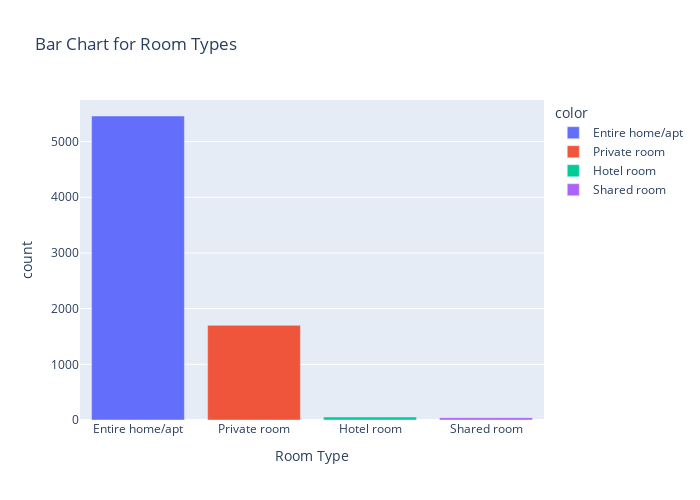

Source (notebook cell):
### Code cell
fig=px.bar(x=counts.index,y=counts.values, color=counts.index,title='Bar Chart for Room Types',
           labels={'x':'Room Type','y':'count'})
fig.update_layout(
    width=700,
    height=500
)
fig.show()

### Figure 1 — Plotly figure (JSON) as saved in the notebook; plotly's stock layout.template omitted (floating-point values rounded to 4 significant figures)
{"data": [{"alignmentgroup": "True", "hovertemplate": "color=Entire home/apt<br>Room Type=%{x}<br>count=%{y}<extra></extra>", "legendgroup": "Entire home/apt", "marker": {"color": "#636efa", "pattern": {"shape": ""}}, "name": "Entire home/apt", "offsetgroup": "Entire home/apt", "orientation": "v", "showlegend": true, "textposition": "auto", "type": "bar", "x": ["Entire home/apt"], "xaxis": "x", "y": [5459], "yaxis": "y"}, {"alignmentgroup": "True", "hovertemplate": "color=Private room<br>Room Type=%{x}<br>count=%{y}<extra></extra>", "legendgroup": "Private room", "marker": {"color": "#EF553B", "pattern": {"shape": ""}}, "name": "Private room", "offsetgroup": "Private room", "orientation": "v", "showlegend": true, "textposition": "auto", "type": "bar", "x": ["Private room"], "xaxis": "x", "y": [1700], "yaxis": "y"}, {"alignmentgroup": "True", "hovertemplate": "color=Hotel room<br>Room Type=%{x}<br>count=%{y}<extra></extra>", "legendgroup": "Hotel room", "marker": {"color": "#00cc96", "pattern": {"shape": ""}}, "name": "Hotel room", "offsetgroup": "Hotel room", "orientation": "v", "showlegend": true, "textposition": "auto", "type": "bar", "x": ["Hotel room"], "xaxis": "x", "y": [54], "yaxis": "y"}, {"alignmentgroup": "True", "hovertemplate": "color=Shared room<br>Room Type=%{x}<br>count=%{y}<extra></extra>", "legendgroup": "Shared room", "marker": {"color": "#ab63fa", "pattern": {"shape": ""}}, "name": "Shared room", "offsetgroup": "Shared room", "orientation": "v", "showlegend": true, "textposition": "auto", "type": "bar", "x": ["Shared room"], "xaxis": "x", "y": [42], "yaxis": "y"}], "layout": {"barmode": "relative", "height": 500, "legend": {"title": {"text": "color"}, "tracegroupgap": 0}, "title": {"text": "Bar Chart for Room Types"}, "width": 700, "xaxis": {"anchor": "y", "domain": [0, 1], "title": {"text": "Room Type"}}, "yaxis": {"anchor": "x", "domain": [0, 1], "title": {"text": "count"}}}}
